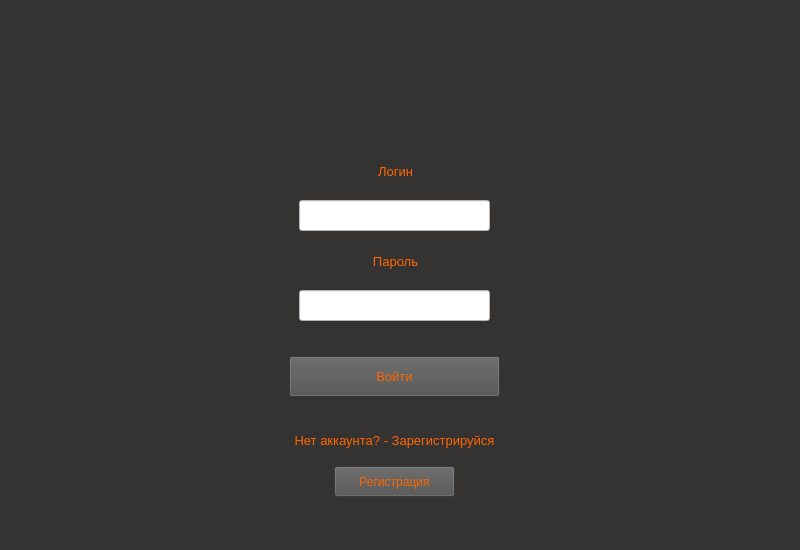
<?xml version="1.0" encoding="UTF-8"?>
<ui version="4.0">
 <class>MainWindow</class>
 <widget class="QMainWindow" name="MainWindow">
  <property name="geometry">
   <rect>
    <x>0</x>
    <y>0</y>
    <width>800</width>
    <height>550</height>
   </rect>
  </property>
  <property name="windowTitle">
   <string>Вход</string>
  </property>
  <property name="styleSheet">
   <string notr="true">background-color: #353232</string>
  </property>
  <property name="animated">
   <bool>false</bool>
  </property>
  <widget class="QWidget" name="centralwidget">
   <widget class="QLineEdit" name="line_login">
    <property name="geometry">
     <rect>
      <x>299</x>
      <y>200</y>
      <width>191</width>
      <height>31</height>
     </rect>
    </property>
    <property name="styleSheet">
     <string notr="true">background-color: #fff</string>
    </property>
    <property name="text">
     <string/>
    </property>
    <property name="dragEnabled">
     <bool>false</bool>
    </property>
    <property name="placeholderText">
     <string/>
    </property>
   </widget>
   <widget class="QLineEdit" name="line_password">
    <property name="geometry">
     <rect>
      <x>299</x>
      <y>290</y>
      <width>191</width>
      <height>31</height>
     </rect>
    </property>
    <property name="styleSheet">
     <string notr="true">background-color: #fff</string>
    </property>
   </widget>
   <widget class="QPushButton" name="btn_entry">
    <property name="geometry">
     <rect>
      <x>289</x>
      <y>356</y>
      <width>211</width>
      <height>41</height>
     </rect>
    </property>
    <property name="font">
     <font>
      <pointsize>10</pointsize>
     </font>
    </property>
    <property name="styleSheet">
     <string notr="true">background-color: #505050; color: #FF6600</string>
    </property>
    <property name="text">
     <string>Войти</string>
    </property>
   </widget>
   <widget class="QLabel" name="lbl_login">
    <property name="geometry">
     <rect>
      <x>295</x>
      <y>156</y>
      <width>201</width>
      <height>31</height>
     </rect>
    </property>
    <property name="font">
     <font>
      <pointsize>10</pointsize>
     </font>
    </property>
    <property name="styleSheet">
     <string notr="true">color: #FF6600;</string>
    </property>
    <property name="text">
     <string>Логин</string>
    </property>
    <property name="alignment">
     <set>Qt::AlignCenter</set>
    </property>
   </widget>
   <widget class="QLabel" name="lbl_password">
    <property name="geometry">
     <rect>
      <x>295</x>
      <y>246</y>
      <width>201</width>
      <height>31</height>
     </rect>
    </property>
    <property name="font">
     <font>
      <pointsize>10</pointsize>
     </font>
    </property>
    <property name="styleSheet">
     <string notr="true">color: #FF6600;</string>
    </property>
    <property name="text">
     <string>Пароль</string>
    </property>
    <property name="alignment">
     <set>Qt::AlignCenter</set>
    </property>
   </widget>
   <widget class="QLabel" name="lbl_help">
    <property name="geometry">
     <rect>
      <x>259</x>
      <y>425</y>
      <width>271</width>
      <height>31</height>
     </rect>
    </property>
    <property name="font">
     <font>
      <pointsize>10</pointsize>
     </font>
    </property>
    <property name="styleSheet">
     <string notr="true">color: #FF6600</string>
    </property>
    <property name="text">
     <string>Нет аккаунта? - Зарегистрируйся</string>
    </property>
    <property name="alignment">
     <set>Qt::AlignCenter</set>
    </property>
   </widget>
   <widget class="QPushButton" name="btn_register">
    <property name="geometry">
     <rect>
      <x>334</x>
      <y>466</y>
      <width>121</width>
      <height>31</height>
     </rect>
    </property>
    <property name="styleSheet">
     <string notr="true">color: #FF6600; background-color: #505050</string>
    </property>
    <property name="text">
     <string>Регистрация</string>
    </property>
   </widget>
  </widget>
 </widget>
 <resources/>
 <connections/>
</ui>
